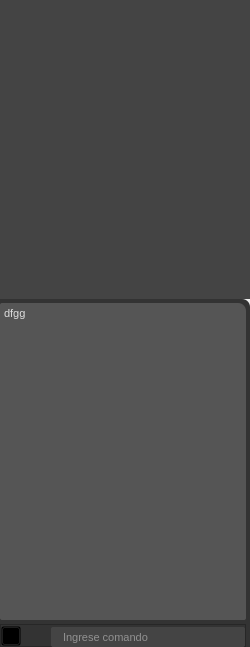
<?xml version="1.0" encoding="UTF-8"?>
<ui version="4.0">
 <class>FormDraw</class>
 <widget class="QWidget" name="FormDraw">
  <property name="geometry">
   <rect>
    <x>0</x>
    <y>0</y>
    <width>250</width>
    <height>647</height>
   </rect>
  </property>
  <property name="windowTitle">
   <string>Form</string>
  </property>
  <property name="styleSheet">
   <string notr="true">
/*Colores primarios*/
/* 
gris oscuro #222222 #333333 #444444
gris claro #999999 #DDDDDD
verde claro #C8CC8E
vinotinto #742427
*/
/*Colores secundarios */
/* 
Azules #36C9C6 #00BDB9 #77ACA2
rojos #910D3F #C70039 #F94646
naranjas #D34E24 #F28123 #F7F052
*/

/* Funetes/*

/*
italic: font: italic 9pt &quot;Ubuntu&quot;;
regular: font: 9pt &quot;Ubuntu&quot;;
light: font: 300 9pt &quot;Ubuntu&quot;;
medium: font: 500 9pt &quot;Ubuntu&quot;;
bold: font: 700 9pt &quot;Ubuntu&quot;;
*/

/****************************************************************************************************************************************************/



/*#################################################################*/
/*######################      PAGE DRAW      ############################*/
/*#################################################################*/


/*###################### graphicsView draw  ############################*/
QGraphicsView#graphicsView_draw{
background-color: qlineargradient(spread:pad, x1:0, y1:0, x2:1, y2:0.943, stop:0 rgba(175, 175, 175, 255), stop:0.971591 rgba(141, 211, 211, 220), stop:1
 rgba(170, 255, 255, 255));
	
	background-color: qlineargradient(spread:pad, x1:0, y1:1, x2:1, y2:0, stop:0 rgba(216, 216, 216, 255), stop:1 rgba(255, 255, 255, 255));
background-color: #444444;
border: none;
}

/*###################### frame consola  ############################*/

QFrame#frame_3{
background-color: #333333;
border-top-right-radius: 8px ;

}


QFrame#frame_console{
background-color: #333333;
}

QTextBrowser#textBrowser_2{
background-color: #555555;
color: #DDDDDD;
border-radius: 2px ;
border-top-right-radius: 8px ;

}
QToolButton#toolButton_closeConsole{
background-color: transparent;
}
QLineEdit#lineEdit_console{
background-color: #444444;
color: #DDDDDD;
border-radius: 2px ;
padding-left: 10px;
}
QLineEdit#lineEdit_console:hover {
	border: 2px solid rgb(64, 71, 88);
}
QLineEdit#lineEdit_console:focus {
	border: 2px solid rgb(91, 101, 124);
}
</string>
  </property>
  <layout class="QHBoxLayout" name="horizontalLayout">
   <property name="spacing">
    <number>0</number>
   </property>
   <property name="leftMargin">
    <number>0</number>
   </property>
   <property name="topMargin">
    <number>0</number>
   </property>
   <property name="rightMargin">
    <number>0</number>
   </property>
   <property name="bottomMargin">
    <number>0</number>
   </property>
   <item>
    <layout class="QHBoxLayout" name="horizontalLayout_draw">
     <property name="spacing">
      <number>0</number>
     </property>
     <item>
      <widget class="QSplitter" name="splitter">
       <property name="sizePolicy">
        <sizepolicy hsizetype="Expanding" vsizetype="Expanding">
         <horstretch>0</horstretch>
         <verstretch>0</verstretch>
        </sizepolicy>
       </property>
       <property name="lineWidth">
        <number>0</number>
       </property>
       <property name="orientation">
        <enum>Qt::Vertical</enum>
       </property>
       <property name="opaqueResize">
        <bool>true</bool>
       </property>
       <property name="handleWidth">
        <number>0</number>
       </property>
       <widget class="QGraphicsView" name="graphicsView_draw">
        <property name="styleSheet">
         <string notr="true"/>
        </property>
       </widget>
       <widget class="QFrame" name="frame_3">
        <property name="sizePolicy">
         <sizepolicy hsizetype="Expanding" vsizetype="Preferred">
          <horstretch>0</horstretch>
          <verstretch>0</verstretch>
         </sizepolicy>
        </property>
        <property name="styleSheet">
         <string notr="true"/>
        </property>
        <property name="frameShape">
         <enum>QFrame::StyledPanel</enum>
        </property>
        <property name="frameShadow">
         <enum>QFrame::Raised</enum>
        </property>
        <layout class="QVBoxLayout" name="verticalLayout_3" stretch="0,0">
         <property name="spacing">
          <number>4</number>
         </property>
         <property name="leftMargin">
          <number>0</number>
         </property>
         <property name="topMargin">
          <number>4</number>
         </property>
         <property name="rightMargin">
          <number>4</number>
         </property>
         <property name="bottomMargin">
          <number>0</number>
         </property>
         <item>
          <widget class="QTextBrowser" name="textBrowser_2">
           <property name="sizePolicy">
            <sizepolicy hsizetype="Expanding" vsizetype="Expanding">
             <horstretch>0</horstretch>
             <verstretch>0</verstretch>
            </sizepolicy>
           </property>
           <property name="minimumSize">
            <size>
             <width>0</width>
             <height>38</height>
            </size>
           </property>
           <property name="maximumSize">
            <size>
             <width>16777215</width>
             <height>16777215</height>
            </size>
           </property>
           <property name="styleSheet">
            <string notr="true"/>
           </property>
           <property name="verticalScrollBarPolicy">
            <enum>Qt::ScrollBarAlwaysOff</enum>
           </property>
           <property name="html">
            <string>&lt;!DOCTYPE HTML PUBLIC &quot;-//W3C//DTD HTML 4.0//EN&quot; &quot;http://www.w3.org/TR/REC-html40/strict.dtd&quot;&gt;
&lt;html&gt;&lt;head&gt;&lt;meta name=&quot;qrichtext&quot; content=&quot;1&quot; /&gt;&lt;meta charset=&quot;utf-8&quot; /&gt;&lt;style type=&quot;text/css&quot;&gt;
p, li { white-space: pre-wrap; }
hr { height: 1px; border-width: 0; }
&lt;/style&gt;&lt;/head&gt;&lt;body style=&quot; font-family:'Segoe UI'; font-size:9pt; font-weight:400; font-style:normal;&quot;&gt;
&lt;p style=&quot; margin-top:0px; margin-bottom:0px; margin-left:0px; margin-right:0px; -qt-block-indent:0; text-indent:0px;&quot;&gt;&lt;span style=&quot; font-size:8pt;&quot;&gt;dfgg&lt;/span&gt;&lt;/p&gt;&lt;/body&gt;&lt;/html&gt;</string>
           </property>
           <property name="openExternalLinks">
            <bool>false</bool>
           </property>
           <property name="openLinks">
            <bool>false</bool>
           </property>
          </widget>
         </item>
         <item>
          <widget class="QFrame" name="frame_console">
           <property name="sizePolicy">
            <sizepolicy hsizetype="Preferred" vsizetype="Fixed">
             <horstretch>0</horstretch>
             <verstretch>0</verstretch>
            </sizepolicy>
           </property>
           <property name="styleSheet">
            <string notr="true"/>
           </property>
           <property name="frameShape">
            <enum>QFrame::StyledPanel</enum>
           </property>
           <property name="frameShadow">
            <enum>QFrame::Raised</enum>
           </property>
           <layout class="QHBoxLayout" name="horizontalLayout_2" stretch="0,0,0">
            <property name="spacing">
             <number>5</number>
            </property>
            <property name="leftMargin">
             <number>0</number>
            </property>
            <property name="topMargin">
             <number>1</number>
            </property>
            <property name="rightMargin">
             <number>0</number>
            </property>
            <property name="bottomMargin">
             <number>0</number>
            </property>
            <item>
             <widget class="QToolButton" name="toolButton_closeConsole">
              <property name="sizePolicy">
               <sizepolicy hsizetype="Fixed" vsizetype="Maximum">
                <horstretch>0</horstretch>
                <verstretch>0</verstretch>
               </sizepolicy>
              </property>
              <property name="minimumSize">
               <size>
                <width>20</width>
                <height>20</height>
               </size>
              </property>
              <property name="maximumSize">
               <size>
                <width>20</width>
                <height>20</height>
               </size>
              </property>
              <property name="font">
               <font>
                <family>Ubuntu</family>
                <pointsize>7</pointsize>
               </font>
              </property>
              <property name="styleSheet">
               <string notr="true"/>
              </property>
              <property name="text">
               <string/>
              </property>
              <property name="icon">
               <iconset>
                <normaloff>../recursos/iconos/iconos_consola/exit.svg</normaloff>../recursos/iconos/iconos_consola/exit.svg</iconset>
              </property>
              <property name="iconSize">
               <size>
                <width>15</width>
                <height>15</height>
               </size>
              </property>
              <property name="toolButtonStyle">
               <enum>Qt::ToolButtonIconOnly</enum>
              </property>
             </widget>
            </item>
            <item>
             <widget class="QLabel" name="label_4">
              <property name="sizePolicy">
               <sizepolicy hsizetype="Fixed" vsizetype="Fixed">
                <horstretch>50</horstretch>
                <verstretch>50</verstretch>
               </sizepolicy>
              </property>
              <property name="minimumSize">
               <size>
                <width>20</width>
                <height>20</height>
               </size>
              </property>
              <property name="maximumSize">
               <size>
                <width>20</width>
                <height>20</height>
               </size>
              </property>
              <property name="text">
               <string/>
              </property>
              <property name="textFormat">
               <enum>Qt::PlainText</enum>
              </property>
              <property name="pixmap">
               <pixmap>../recursos/iconos/iconos_consola/code.svg</pixmap>
              </property>
              <property name="scaledContents">
               <bool>true</bool>
              </property>
             </widget>
            </item>
            <item>
             <widget class="QLineEdit" name="lineEdit_console">
              <property name="minimumSize">
               <size>
                <width>0</width>
                <height>20</height>
               </size>
              </property>
              <property name="maximumSize">
               <size>
                <width>16777215</width>
                <height>18</height>
               </size>
              </property>
              <property name="font">
               <font>
                <pointsize>8</pointsize>
               </font>
              </property>
              <property name="styleSheet">
               <string notr="true"/>
              </property>
              <property name="inputMask">
               <string/>
              </property>
              <property name="text">
               <string/>
              </property>
              <property name="placeholderText">
               <string>Ingrese comando</string>
              </property>
             </widget>
            </item>
           </layout>
          </widget>
         </item>
        </layout>
       </widget>
      </widget>
     </item>
    </layout>
   </item>
  </layout>
 </widget>
 <resources/>
 <connections/>
</ui>
